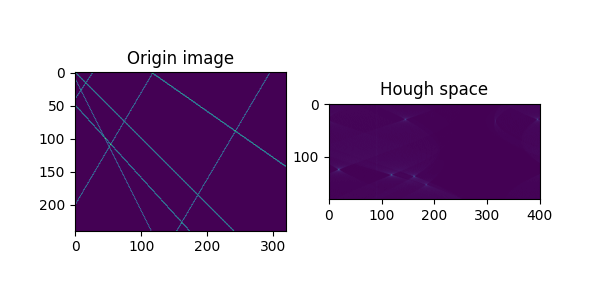

Here is the Python script that generated this plot:
from math import sqrt, sin, cos, pi

import matplotlib.pyplot as plt
import json


def show_img(data):
    plt.imshow(data)
    plt.show()


def open_image_json(path):
    with open(path, 'r') as file:
        return json.load(file)


def calculate_p(hough_space, x, y, N_rows, N_cols):
    # x*cos(theta) + y*sin(theta) = p
    # (x - N_cols / 2)*cos(theta) + (y - N_rows / 2)*sin(theta) = p ?
    d = len(hough_space) >> 1
    radian = pi / 180
    for degree in range(0, 181):
        angle = radian * degree
        # p = int(x * cos(angle) + y * sin(angle)) + d
        p = int((x - N_cols / 2) * cos(angle) + (y - N_rows / 2) * sin(angle)) + d
        hough_space[degree][p] += 1


def hough_transform(data):
    N_rows, N_cols = len(data), len(data[0])
    d = int(sqrt(N_rows * N_rows + N_cols * N_cols)) >> 1
    hough_space = [[0 for j in range(-d, d + 1)] for i in range(0, 181)]

    for y in range(len(data)):
        for x in range(len(data[0])):
            if data[y][x]:
                calculate_p(hough_space, x, y, N_rows, N_cols)
    return hough_space


origin_image = open_image_json("image_hough.json")
image = hough_transform(origin_image)

figure = plt.figure(figsize=(6, 3))

figure.add_subplot(1, 2, 1)
plt.imshow(origin_image)
plt.title("Origin image")

figure.add_subplot(1, 2, 2)
plt.imshow(image)
plt.title("Hough space")

plt.show()
